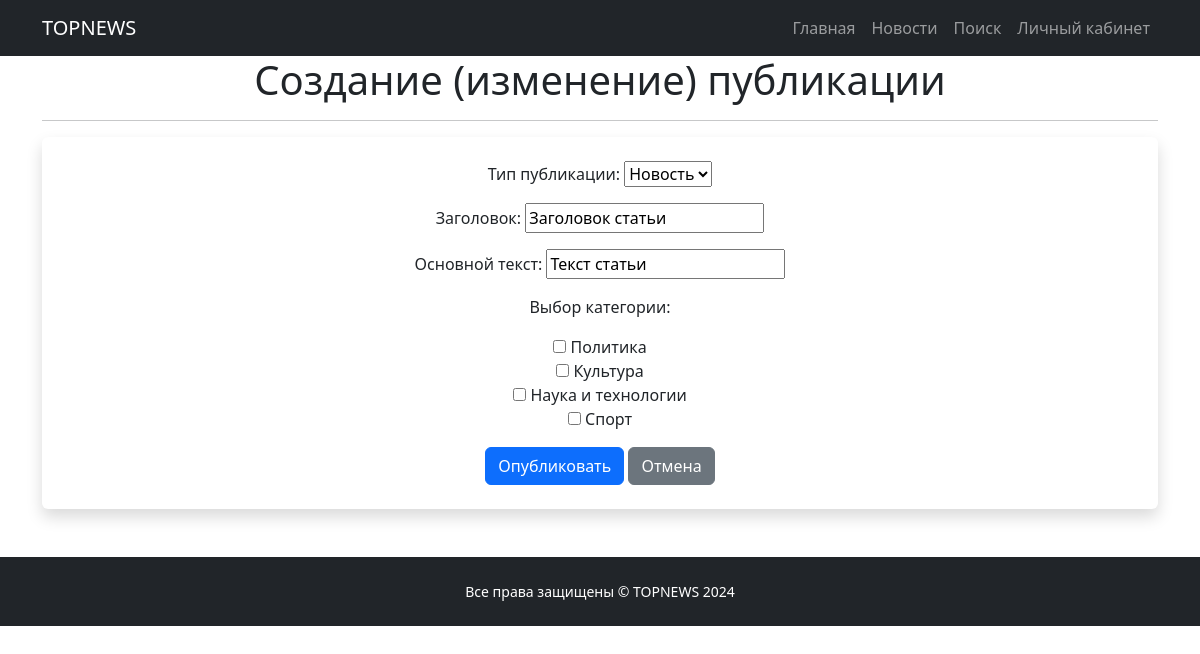
Page /news/13/update/ (signed in) on the committed database.
### news_portal/models.py (models this page shows, shortened)
class Post(models.Model):
    author = models.ForeignKey(Author, on_delete = models.CASCADE)
    content_type = models.CharField(max_length = 1, choices = CONTENT_TYPES, default = article)
    creation_date = models.DateTimeField(auto_now_add = True)
    category = models.ManyToManyField(Category, through = 'PostCategory')
    title = models.CharField(max_length = 255)
    text = models.TextField()
    rating = models.FloatField(default = 0)
    """def send_notifications(self):
        categories = self.category.all()
        for category in categories:
            # Получаем подписчиков на категорию
            subscribers = category.subscribers.all()
            # Уведомляем каждого подписчика
            for subscriber in subscribers:
                # HTML-рассылка
                html_content = render_to_string('email_notification.html', {
                'title': self.title,
                'text': self.text,
                'username': subscriber.username,
            })
                msg = EmailMultiAlternatives(
                    subject=self.title,
                    body=f'Здравствуй, {subscriber.username}. Новая статья в твоём любимом разделе!',
                    from_email='gdaprog@yandex.ru',
                    to=[subscriber.email],
                )
                msg.attach_alternative(html_content, "text/html")
                msg.send()

    def save(self, *args, **kwargs):
        super().save(*args, **kwargs)"""

### news_portal/views.py (the view, shortened to what this page needs)
# urls.py: path('<int:pk>/update/', PostUpdate.as_view(), name='post_update'),
class PostUpdate(PermissionRequiredMixin, UpdateView):
    permission_required = ('news_portal.change_post', )
    form_class = PostForm
    model = Post
    template_name = 'post_edit.html'

### news_portal/forms.py (shortened to what this page needs)
class PostForm(forms.ModelForm):
    text = forms.CharField(min_length=300, label='Основной текст')
    category = forms.ModelMultipleChoiceField(queryset=Category.objects.all(), widget=forms.CheckboxSelectMultiple, label='Выбор категории')
    class Meta:
        model = Post
        fields = [
            'content_type',
            'title',
            'text',
            'category',
        ]
        labels = {
            'content_type': 'Тип публикации',
            'title': 'Заголовок',
        }

### news_portal/models.py (called while the page is built)
    def __str__(self):
        return self.category_name

### templates/post_edit.html (shortened to what this page needs)
{% extends 'flatpages/default.html' %}
{% block content %}
<h1>Создание (изменение) публикации</h1>
<hr>
<div class="d-flex justify-content-center">
    <div class="col-12 mb-5 w-100">
        <div class="card h-100 shadow border-0">
            <div class="card-body p-4">
                <form action="" method="post">
                    {{ form.as_p }}
                    <input type="submit" value="Опубликовать" class="btn btn-primary" />
                    <a href="{% url 'post_list' %}" class="btn btn-secondary">Отмена</a>
                </form>
            </div>
        </div>
    </div>
</div>
{% endblock content %}

### rows in the picture
Post: content_type "Новость", title "Заголовок статьи", text "Текст статьи"
